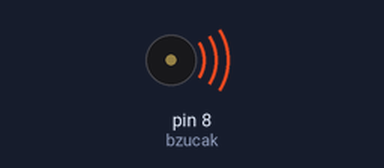
The sketch below on a simulated Arduino Uno, built with avr-gcc and run on an emulated ATmega328P. Shown: buzzer (waves = sounding).

Above: at 0.5 s.
At 5.0 s:
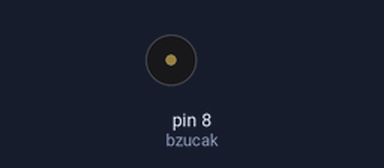
Timing chart, 0 to 6.9 s (numbered marks = the images above):
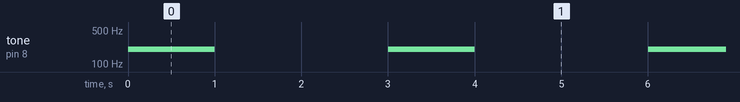

Measured:
- by itself, tone on pin 8 (bzucak): alternates 200 Hz for 1.0 s and silent for 2.0 s

The sketch:

Reproduktor.ino
```cpp
// Akustický bzučák

// proměnná pro nastavení propojovacího pinu
int bzucak = 8;

void setup() {
}

void loop() {
  tone(bzucak, 200);
  delay(1000);
  noTone(bzucak);
  delay(2000);
}
```
